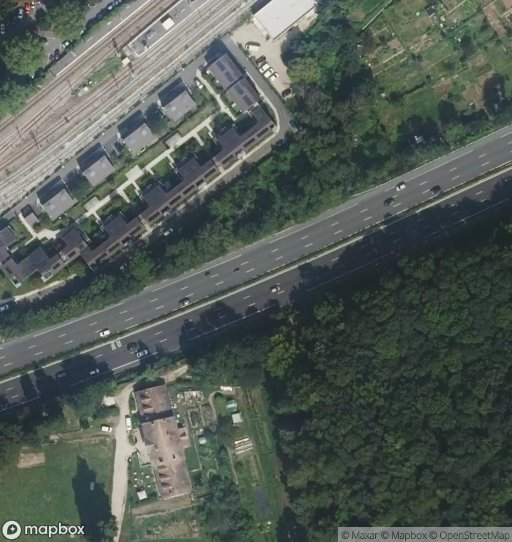
#> input picture data/raw_images/image_1.png, 512 x 542 px
$ jupyter execute --allow-errors Pipeline.ipynb
#> lines starting #> are read from the running program, lines starting #| are printed output that depends on the picture
# Scraping images from mapbox satelitar view
Mapbox Free tier allows 50,000 requests per month : consider logging how many images have been scraped already to not exceed this limit.

Pipeline :
- Define area of interest (bounding box) from coordinates (lat, lon)
- Get the satelitar view of the bounding box from mapbox API
- Crop the images to remove watermark
- Save the images to disk
- Get the bounding boxes of buildings from OSM for the area of interest
- Save the bounding boxes to disk
- Clean overlapping bounding boxes (remove smaller ones or merge them)
- Save the cleaned bounding boxes to disk

The areas of interest have been picked manually :
- Top 20 most populous cities in France
- 100 rural areas coordinates picked randomly across France
- Maybe some random forest to get images without buildings (negative samples)

For the cities :
- We define a bounding box around the city center with a fixed size (e.g., 10km x 10km)
- We then take random points from this bounding box to scrape images

Then, we can use the pipeline with these points to scrape images and get bounding boxes of buildings.

importing packages

[cell 1]
import os
import sys
from pathlib import Path
from dotenv import load_dotenv

CONFIG

[cell 2]
# Load environment variables from .env file
load_dotenv()

# MAPBOX
MAPBOX_ACCESS_TOKEN = os.getenv("MAPBOX_ACCESS_TOKEN")

# Image parameters
WIDTH = 512
HEIGHT = 512 + 30  # extra space to then delete bottom part with watermark
ZOOM = 18  # 18-19 to see buildings, swimming pools clearly

PATH = Path().cwd().parent
BASE_DIR = PATH / "data"
RAW_DIR = BASE_DIR / "raw_images"
CROPPED_DIR = BASE_DIR / "cropped_images"

RAW_POLYGON_DIR = BASE_DIR / "raw_polygons"
CLEANED_POLYGON_DIR = BASE_DIR / "cleaned_polygons"

CONFIG_DIR = BASE_DIR / ".coordinates_and_mapping"

sys.path.append(str(PATH))

First, we get all the coordinates of the areas of interest from the two csv files.

[cell 3]
# to import csv files
import pandas as pd

Rural areas coordinates file : "rural_coords.csv"

[cell 4]
RURAL_COORDS_FILE_NAME: Path = CONFIG_DIR / "rural_coords.csv"
#> (the rest of this cell did not finish here and is left out)

#> (a cell that did not finish here is left out)

Cities coordinates file : "city_coords.csv"

[cell 6]
CITY_COORDS_FILE_NAME: Path = CONFIG_DIR / "city_coords.csv"
#> (the rest of this cell did not finish here and is left out)

#> (a cell that did not finish here is left out)

For the cities, we now create a bounding box around the city center with a fixed size (e.g., 10km x 10km) and then take random points from this bounding box to scrape images.

[cell 8]
from miscellaneous import create_bbox_from_city_coordinates

city_coords_bbox: dict[str, dict[str, float]] = {}
# {city :  {"west": .., "south": .., "east": .., "north": ..}

#> (the rest of this cell did not finish here and is left out)

[cell 9]
city_coords_df = pd.DataFrame.from_dict(city_coords_bbox, orient="index")
city_coords_df.head()

Now that we have the bounding boxes for each city, we can get random points from these bounding boxes to scrape images.

[cell 10]
from miscellaneous import get_random_points_in_bbox

city_random_points: list[dict[str, float]] = []
for city, bbox in city_coords_bbox.items():
    random_points: list[dict[str, float]] = get_random_points_in_bbox(
        bbox,
        number_of_points=10
    )
    # 10 coordinates/images for each city -> 20 * 10 = 200 images
    city_random_points.extend(random_points)
city_random_points_df = pd.DataFrame(city_random_points)
#> (the rest of this cell did not finish here and is left out)

[cell 11]
city_random_points_df.head()

Now that we have all the coordinates (rural + cities), we combine them into a single list of coordinates to use in the pipeline.

[cell 12]
# we combine both rural and city coordinates into a single dataframe
all_coords_df = pd.DataFrame(columns=["latitude", "longitude"])
#> (the rest of this cell did not finish here and is left out)

[cell 13]
all_coords_df.head()

We can now follow the pipeline to scrape images and get bounding boxes of buildings.

#> (a cell that did not finish here is left out)

[cell 15]
from miscellaneous import create_bbox_from_coordinates

bboxs: list[dict[str, float]] = []
#> (the rest of this cell did not finish here and is left out)

asking the image from mapbox

[cell 16]
from miscellaneous import ask_mapbox_for_image

# continuing with the same 5 random coordinates for coords_to_retrieve
for i, row in enumerate(bboxs):
    # asking mapbox for image
    image = ask_mapbox_for_image(
        image_width_height={"width": WIDTH, "height": HEIGHT},
        mapbox_token=MAPBOX_ACCESS_TOKEN,
        bounding_box=row,
        request_timeout=10,
        output_file=RAW_DIR / f"image_{i+1}.png",  # if output_file is provided, the image will be saved at this location
    )

now cropping the image

[cell 17]
from PIL import Image

# cropping the images to remove the watermark : removing 30 pixels from the bottom
box = (0, 0, WIDTH, HEIGHT - 30)  # left, upper, right, lower
for image_path in RAW_DIR.glob("*.png"):
    # reading the image
    image = Image.open(image_path)
#> image is the input picture: PIL image 512x542 RGB; mean R, G, B 82.4, 91.6, 85.3
    cropped_image = image.crop(box)
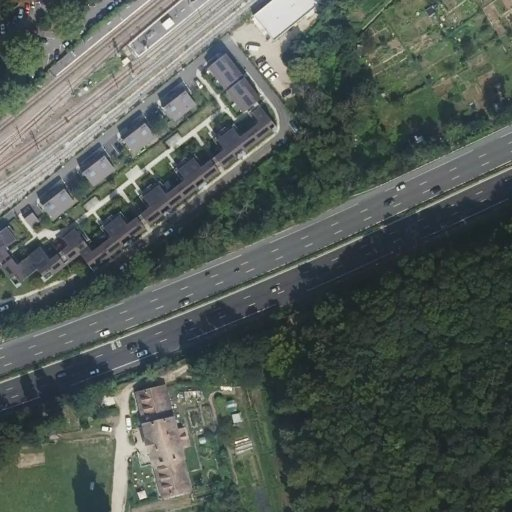
#> cropped_image: PIL image 512x512 RGB; mean R, G, B 82.5, 91.5, 85.5
    cropped_image.save(CROPPED_DIR / image_path.name)

Now that we have the cropped image, we can get the polygons on the same coordinates

[cell 18]
# we take the same 5 random coordinates and get the corresponding OSM data to check if there are buildings in the area

bboxs_for_polygons: list[dict[str, float]] = []
#> (the rest of this cell did not finish here and is left out)

getting the polygons for the new bboxs_for_polygons

[cell 19]
# first we import the OpenStreetMap mapping dict we created to have the mapping between OSM tags and our labels
import json

#> (the rest of this cell did not finish here and is left out)

#> (a cell that did not finish here is left out)

[cell 21]
import osmnx as ox

for i, bbox in enumerate(bboxs_for_polygons):
    # we get the OSM data for the bbox
    # IMPORTANT: OSMnx expects bbox in order (west, south, east, north)
    bbox_for_ox = (bbox["west"], bbox["south"], bbox["east"], bbox["north"])
    features_from_bbox = ox.features_from_bbox(bbox=bbox_for_ox, tags={"building": True})

    features_from_bbox = features_from_bbox[features_from_bbox["building"].isin(mapping_dict.keys())]
    # we add our category labels to the features
    features_from_bbox["category_of_building"] = features_from_bbox["building"].map(mapping_dict)
    # saving the features as a geojson file
    features_from_bbox.to_file(RAW_POLYGON_DIR / f"features_{i+1}.geojson", driver="GeoJSON")

    print(f"Features for bbox {i+1} saved at {RAW_POLYGON_DIR / f'features_{i+1}.geojson'}")
